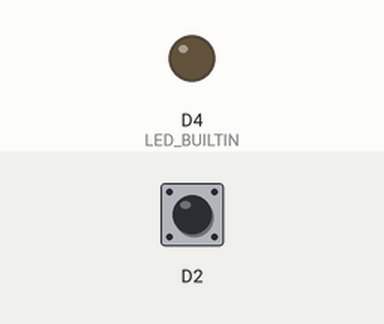
Recording of a sketch running on a simulated ESP8266 (NodeMCU). Shown: output pins drawn as LEDs (lit = HIGH, except the on-board LED, lit = LOW). The inputs (shaded band) are chosen by the test bench; at power-on: D2 HIGH. What the sketch prints to the serial monitor is not drawn.

Above: at 1.2 s.
1.3 s: D2 pulled LOW for 0.15 s
At 1.38 s:
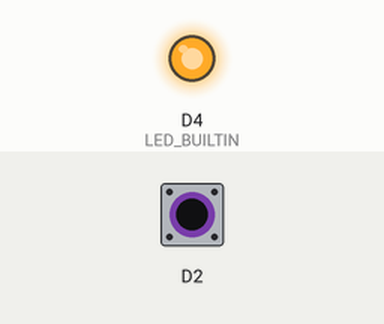
2.9 s: D2 pulled LOW for 3.2 s
At 7.2 s:
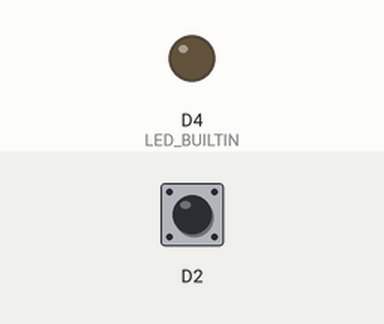
Timing chart, 0 to 8.7 s (numbered marks = the images above; inputs shaded):
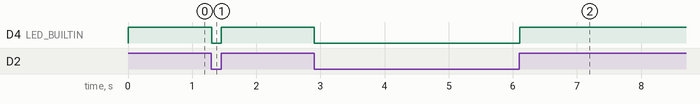

Measured:
- after the input at 1.3 s, D4 (LED_BUILTIN): HIGH → LOW at once, → HIGH 0.15 s later
- after the input at 2.9 s, D4 (LED_BUILTIN): HIGH → LOW at once, → HIGH 3.2 s later

The sketch:

DigitalInputPullup.ino
```cpp
void setup() {
  Serial.begin(9600);

  pinMode(D2, INPUT_PULLUP);
  pinMode(LED_BUILTIN, OUTPUT);

}

void loop() {
  int sensorVal = digitalRead(D2);

  if (sensorVal == HIGH) {
    Serial.println(":(");
    digitalWrite(LED_BUILTIN, HIGH);
  } else {
    Serial.println(":)");
    digitalWrite(LED_BUILTIN, LOW);
  }
}
```
